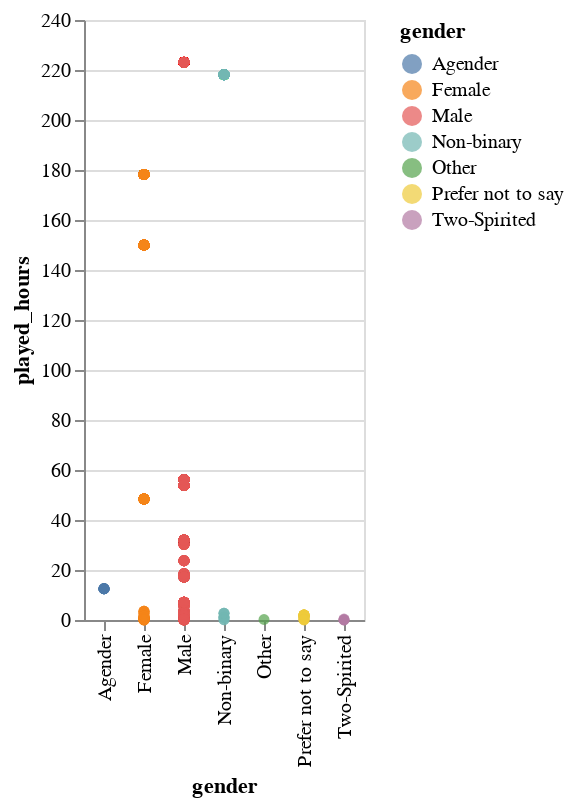

This figure's notebook cell:
### Code cell
affect_by_gender = alt.Chart(merged).mark_circle().encode(
    x='gender:N',
    y='played_hours:Q',
    color='gender:N'
)
affect_by_gender

### Figure 1 — Vega specification as saved in the notebook (floating-point values rounded to 4 significant figures; data arrays with more than 128 entries replaced by an {"elided": "..."} marker saying what was removed)
{"$schema": "https://vega.github.io/schema/vega/v5.json", "data": [{"name": "source_0", "values": {"elided": "1535 records"}}, {"name": "source_0_x_domain_gender", "values": [{"gender": "Male"}, {"gender": "Female"}, {"gender": "Prefer not to say"}, {"gender": "Non-binary"}, {"gender": "Agender"}, {"gender": "Two-Spirited"}, {"gender": "Other"}]}, {"name": "source_0_y_domain_played_hours", "values": [{"min": 0.0, "max": 223.1}]}, {"name": "source_0_color_domain_gender", "values": [{"gender": "Male"}, {"gender": "Female"}, {"gender": "Prefer not to say"}, {"gender": "Non-binary"}, {"gender": "Agender"}, {"gender": "Two-Spirited"}, {"gender": "Other"}]}], "signals": [{"name": "x_step", "value": 20}, {"name": "width", "update": "bandspace(domain('x').length, 1, 0.5) * x_step"}], "marks": [{"type": "symbol", "name": "marks", "from": {"data": "source_0"}, "encode": {"update": {"fill": {"field": "gender", "scale": "color"}, "shape": {"value": "circle"}, "opacity": {"value": 0.7}, "x": {"field": "gender", "scale": "x"}, "y": {"field": "played_hours", "scale": "y"}}}, "style": ["circle"]}], "scales": [{"name": "x", "type": "point", "domain": {"data": "source_0_x_domain_gender", "field": "gender", "sort": true}, "range": {"step": {"signal": "x_step"}}, "padding": 0.5}, {"name": "y", "type": "linear", "domain": [{"signal": "(data(\"source_0_y_domain_played_hours\")[0] || {}).min"}, {"signal": "(data(\"source_0_y_domain_played_hours\")[0] || {}).max"}], "range": [{"signal": "height"}, 0], "nice": true, "zero": true}, {"name": "color", "type": "ordinal", "domain": {"data": "source_0_color_domain_gender", "field": "gender", "sort": true}, "range": "category"}], "axes": [{"scale": "y", "grid": true, "labels": false, "tickCount": {"signal": "ceil(height/40)"}, "minExtent": 0, "domain": false, "zindex": 0, "maxExtent": 0, "ticks": false, "orient": "left", "gridScale": "x", "aria": false}, {"scale": "x", "title": "gender", "labelBaseline": "middle", "orient": "bottom", "labelAlign": "right", "zindex": 0, "labelAngle": 270, "grid": false}, {"scale": "y", "labelOverlap": true, "zindex": 0, "orient": "left", "grid": false, "title": "played_hours", "tickCount": {"signal": "ceil(height/40)"}}], "style": "cell", "legends": [{"fill": "color", "symbolType": "circle", "title": "gender", "encode": {"symbols": {"update": {"opacity": {"value": 0.7}}}}}], "background": "white", "padding": 5, "height": 300}
